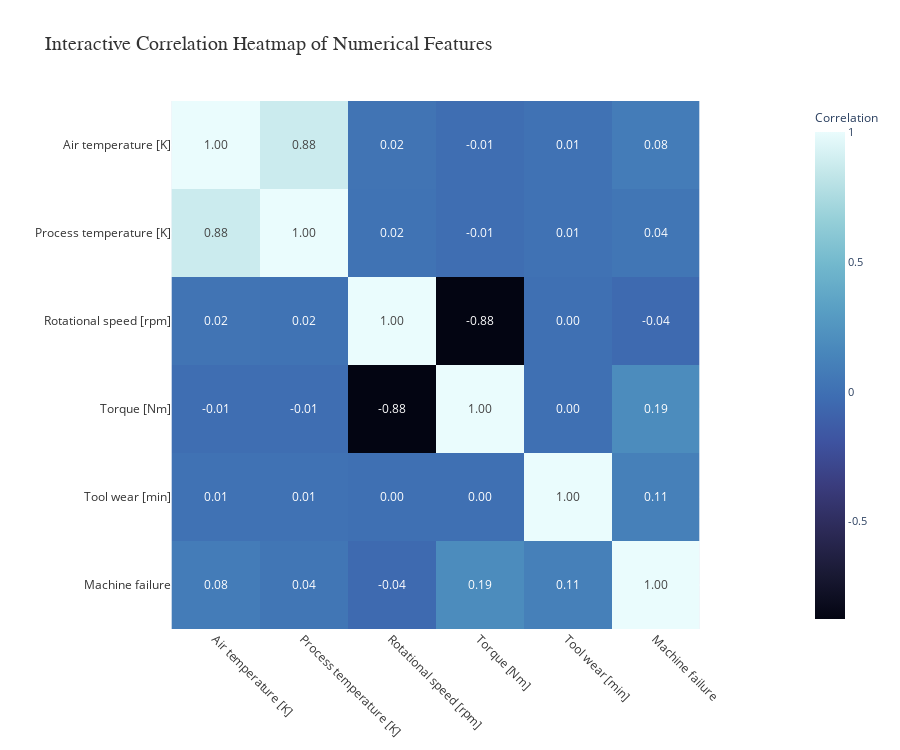

This figure's notebook cell:
### Code cell
# Interactive correlation heatmap
fig = px.imshow(
    corr_matrix,
    text_auto='.2f',
    color_continuous_scale='ice',
    title='Interactive Correlation Heatmap of Numerical Features',
    labels=dict(color='Correlation Coefficient')
)

fig.update_layout(
    width=900,
    height=750,
    title_font=dict(size=20, color='#333333', family='Arial Black'),
    xaxis=dict(
        tickangle=45,
        side='bottom',
        title_font=dict(size=14, color='#333333', family='Arial'),
        tickfont=dict(size=12, color='#333333')
    ),
    yaxis=dict(
        autorange='reversed',
        title_font=dict(size=14, color='#333333', family='Arial'),
        tickfont=dict(size=12, color='#333333')
    ),
    coloraxis_colorbar=dict(
        title='Correlation',
        tickvals=[-1, -0.5, 0, 0.5, 1],
        ticktext=['-1', '-0.5', '0', '0.5', '1'],
        title_font=dict(size=12),
        tickfont=dict(size=11)
    ),
    margin=dict(l=80, r=80, t=100, b=80)
)

fig.update_traces(
    hovertemplate="<b>%{x}</b> vs <b>%{y}</b><br>Correlation: %{z:.2f}<extra></extra>"
)

fig.show()

### Figure 1 — Plotly figure (JSON) as saved in the notebook; plotly's stock layout.template omitted (floating-point values rounded to 4 significant figures)
{"data": [{"coloraxis": "coloraxis", "hovertemplate": "<b>%{x}</b> vs <b>%{y}</b><br>Correlation: %{z:.2f}<extra></extra>", "name": "0", "texttemplate": "%{z:.2f}", "type": "heatmap", "x": ["Air temperature [K]", "Process temperature [K]", "Rotational speed [rpm]", "Torque [Nm]", "Tool wear [min]", "Machine failure"], "xaxis": "x", "y": ["Air temperature [K]", "Process temperature [K]", "Rotational speed [rpm]", "Torque [Nm]", "Tool wear [min]", "Machine failure"], "yaxis": "y", "z": [[1, 0.8761, 0.02267, -0.01378, 0.01385, 0.08256], [0.8761, 1, 0.01928, -0.01406, 0.01349, 0.03595], [0.02267, 0.01928, 1, -0.875, 0.0002231, -0.04419], [-0.01378, -0.01406, -0.875, 1, -0.003093, 0.1913], [0.01385, 0.01349, 0.0002231, -0.003093, 1, 0.1054], [0.08256, 0.03595, -0.04419, 0.1913, 0.1054, 1]]}], "layout": {"coloraxis": {"colorbar": {"tickfont": {"size": 11}, "ticktext": ["-1", "-0.5", "0", "0.5", "1"], "tickvals": [-1, -0.5, 0, 0.5, 1], "title": {"font": {"size": 12}, "text": "Correlation"}}, "colorscale": [[0, "rgb(3, 5, 18)"], [0.09091, "rgb(25, 25, 51)"], [0.1818, "rgb(44, 42, 87)"], [0.2727, "rgb(58, 60, 125)"], [0.3636, "rgb(62, 83, 160)"], [0.4545, "rgb(62, 109, 178)"], [0.5455, "rgb(72, 134, 187)"], [0.6364, "rgb(89, 159, 196)"], [0.7273, "rgb(114, 184, 205)"], [0.8182, "rgb(149, 207, 216)"], [0.9091, "rgb(192, 229, 232)"], [1, "rgb(234, 252, 253)"]]}, "height": 750, "margin": {"b": 80, "l": 80, "r": 80, "t": 100}, "title": {"font": {"color": "#333333", "family": "Arial Black", "size": 20}, "text": "Interactive Correlation Heatmap of Numerical Features"}, "width": 900, "xaxis": {"anchor": "y", "constrain": "domain", "domain": [0, 1], "scaleanchor": "y", "side": "bottom", "tickangle": 45, "tickfont": {"color": "#333333", "size": 12}, "title": {"font": {"color": "#333333", "family": "Arial", "size": 14}}}, "yaxis": {"anchor": "x", "autorange": "reversed", "constrain": "domain", "domain": [0, 1], "tickfont": {"color": "#333333", "size": 12}, "title": {"font": {"color": "#333333", "family": "Arial", "size": 14}}}}}
